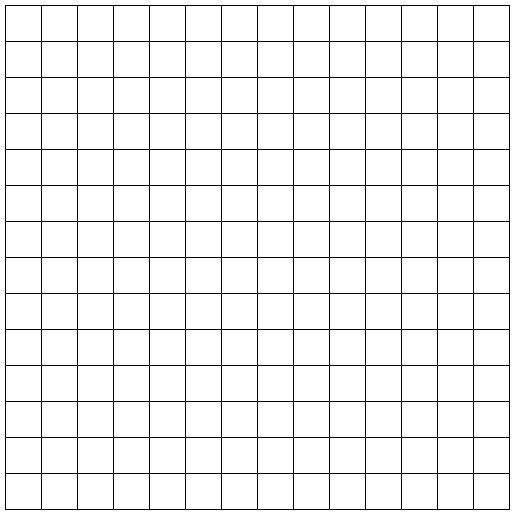
#> input picture Data/Gomoku/chessboard.png, 513 x 513 px
$ python bot.py
#> lines starting #> are read from the running program, lines starting #| are printed output that depends on the picture
### Gomoku.py
from PIL import Image, ImageFont, ImageDraw
import random
import re
import time
import os

"""""
返回的Json应当包含元素：{"state" : "running/waiting", "nowOperator": playerID , "active":True/False, "legal":True/False,
            "errorBack":"Str", "finish":True/False, "winner":playerID, "gameInfo":"Str", "lastOperationTime": int
            "normalBack":"Str"}
"""""

path = os.getcwd()
idx = [1,2,3,4,5,6,7,8,9,'A','B','C','D','E','F']
num = {"1":1,"2":2,"3":3,"4":4,"5":5,"6":6,"7":7,"8":8,"9":9,"A":10,"B":11,"C":12,"D":13,"E":14,"F":15}
Const = 50
D = 36
chessBoard = Image.open(f"{path}/Data/Gomoku/chessboard.png")
#> chessBoard is the input picture: PIL image 513x513 RGB; values 170 (black) and 250 (white), 94.3% white; black in thin lines or dots
fontPath = rf"{path}/Data/Font/GB2312.ttf"
font = ImageFont.truetype(fontPath, 25)
black = Image.open(f"{path}/Data/Gomoku/black.png")
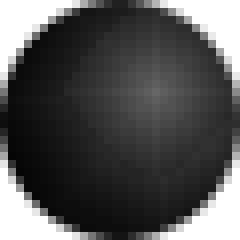
#> input picture Data/Gomoku/black.png, 30 x 30 px (shown 8 times larger)
#> black is the input picture: PIL image 30x30 RGBA; mean R, G, B, A 69.5, 69.5, 69.5, 200
white = Image.open(f"{path}/Data/Gomoku/white.png")
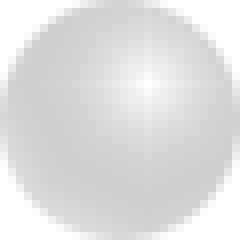
#> input picture Data/Gomoku/white.png, 30 x 30 px (shown 8 times larger)
#> white is the input picture: PIL image 30x30 RGBA; mean R, G, B, A 220.3, 220.3, 220.3, 200
black_last = Image.open(f"{path}/Data/Gomoku/black_last.png")
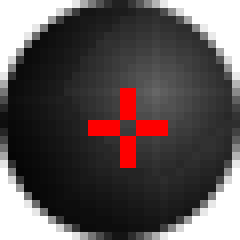
#> input picture Data/Gomoku/black_last.png, 30 x 30 px (shown 8 times larger)
#> black_last is the input picture: PIL image 30x30 RGBA; mean R, G, B, A 76.4, 67.4, 67.4, 200
white_last = Image.open(f"{path}/Data/Gomoku/white_last.png")
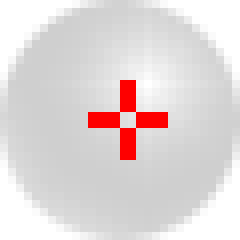
#> input picture Data/Gomoku/white_last.png, 30 x 30 px (shown 8 times larger)
#> white_last is the input picture: PIL image 30x30 RGBA; mean R, G, B, A 221.4, 212.4, 212.4, 200


def getPos(x, y):
    return (x-1)*D + Const , (y-1)*D + Const


class Gomoku:
    # [35 lines left out: function __init__, not called in this run]

    def saveImage(self):
        self.image.save(self.imagePath)

    # [99 lines left out: functions checkResult, checkLocation, moveInChess, not called in this run]

    def getFullPath(self):
        return f"file:///{self.imagePath}"

    def getLastOperationTime(self):
        return self.lastOperationTime

    def updateTime(self):
        self.lastOperationTime = time.time()

    # [10 lines left out: functions getNowOperator, updateArgument, not called in this run]

    def getPlayerList(self):
        return self.playerArr

    # [5 lines left out: function makeDict, not called in this run]

    def reset(self):
        self.__init__(self.chessBoardID)

    # [98 lines left out: function running, not called in this run]


# [75 lines that do not run on import are left out]


### bot.py
# -*- coding: utf-8 -*-
from concurrent.futures import thread
import random
import threading
import copy
from matplotlib.pyplot import get
import miraicle
import json
import re
import time
import requests
import MoveStoneGame
import FightTheLandlordGame
import Gomoku
import miraicle.createImg as createImg
#> (the run stopped early here; a loop or call above may not have finished)
